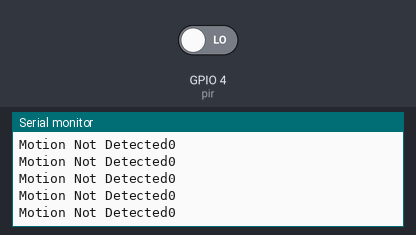
A sketch run on a simulated ESP32. Parts: the last lines printed to the serial monitor. The inputs (shaded band) are chosen by the test bench; at power-on: GPIO 4 (pir) LOW.

Above: at 1.2 s.
1.3 s: GPIO 4 (pir) driven HIGH
At 1.56 s:
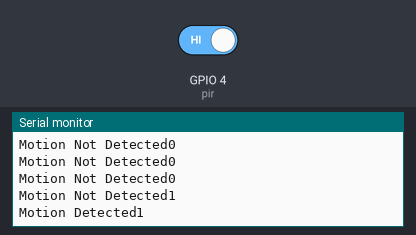
3.3 s: GPIO 4 (pir) driven LOW
At 3.56 s:
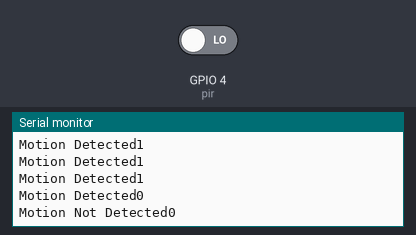

The sketch:

PIR_Motion_Detectoe_ESP32.ino
```cpp
/*
Poteniopot - 1 (First potentiometer from black capacitor side)

Clockwise or Right
increase Delay. Fully right and the delay will be
approximately 5 minutes.

Counter-Clockwise or Left
Decrease Delay. Fully left and the delay will be
approximately 3 seconds.


Poteniopot - 2 (First potentiometer from Yellow capacitor side)

Clockwise or Right
Decrease Sensitivity. Fully right and the range wiil be
approximately 3 meters.

Counter-Clockwiser or Left
Increase Sensitivity. Fully left and the range will be
approximately 7 meters.

*/
int pir=4;

void setup()
{
  Serial.begin(115200);
  pinMode(pir,INPUT);
}

void loop()
{
  int a=digitalRead(pir);
  Serial.println(a);
  if(a==HIGH)
  {
    Serial.print("Motion Detected");
  }
  else
  {
    Serial.print("Motion Not Detected");
  }
  delay(200);
}
```

Measured:
- after the input at 1.3 s, the serial monitor: prints a new line after 0.10 s (image 1)
